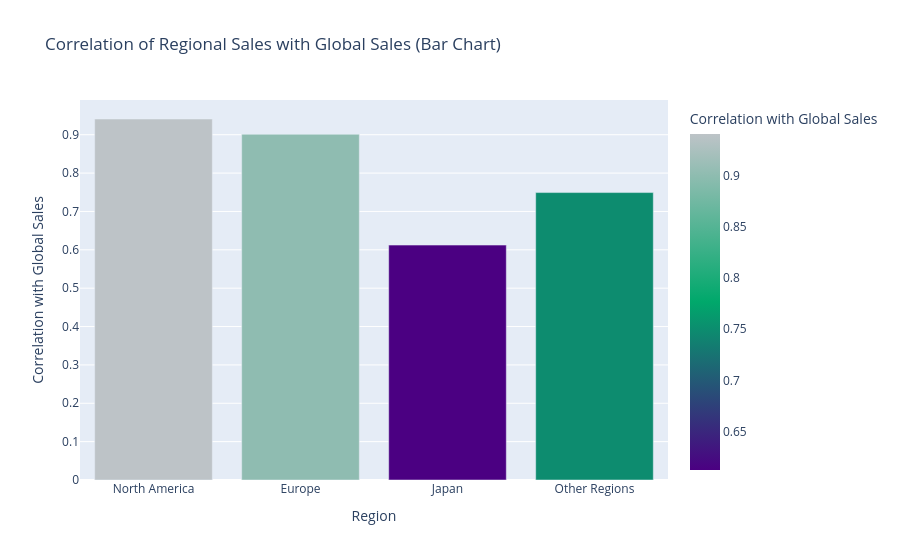

The cell this chart's notebook holds for it:
### Code cell
corr_with_global = cleaned_df[regions].corrwith(cleaned_df['global_sales']).reset_index()
corr_with_global.columns = ['Region', 'Correlation with Global Sales']


corr_with_global['Region'] = corr_with_global['Region'].replace({
    'na_sales': 'North America',
    'eu_sales': 'Europe',
    'jp_sales': 'Japan',
    'other_sales': 'Other Regions'
})

fig = px.bar(corr_with_global, x='Region', y='Correlation with Global Sales',
             title="Correlation of Regional Sales with Global Sales (Bar Chart)",
             color='Correlation with Global Sales', color_continuous_scale=['#4B0082', '#00A86B', '#BDC3C7']) # purple → green → gray)
fig.show()

### Figure 1 — Plotly figure (JSON) as saved in the notebook; plotly's stock layout.template omitted (floating-point values rounded to 4 significant figures)
{"data": [{"hovertemplate": "Region=%{x}<br>Correlation with Global Sales=%{marker.color}<extra></extra>", "legendgroup": "", "marker": {"color": [0.941, 0.9012, 0.6123, 0.7492], "coloraxis": "coloraxis", "pattern": {"shape": ""}}, "name": "", "orientation": "v", "showlegend": false, "textposition": "auto", "type": "bar", "x": ["North America", "Europe", "Japan", "Other Regions"], "xaxis": "x", "y": [0.941, 0.9012, 0.6123, 0.7492], "yaxis": "y"}], "layout": {"barmode": "relative", "coloraxis": {"colorbar": {"title": {"text": "Correlation with Global Sales"}}, "colorscale": [[0, "#4B0082"], [0.5, "#00A86B"], [1, "#BDC3C7"]]}, "legend": {"tracegroupgap": 0}, "title": {"text": "Correlation of Regional Sales with Global Sales (Bar Chart)"}, "xaxis": {"anchor": "y", "domain": [0, 1], "title": {"text": "Region"}}, "yaxis": {"anchor": "x", "domain": [0, 1], "title": {"text": "Correlation with Global Sales"}}}}
